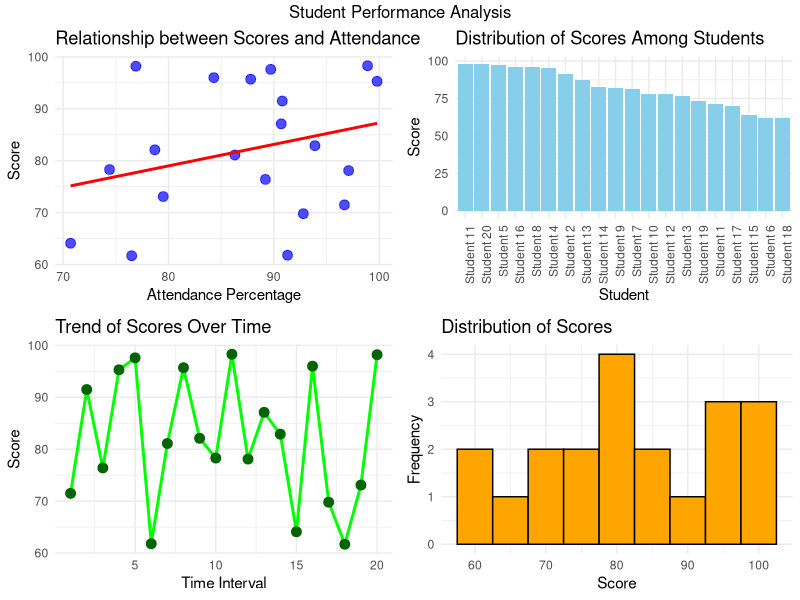

Here is the R script that generated this plot:
# Load necessary libraries
library(ggplot2)
library(gridExtra)

# Prepare example data
set.seed(123)  # For reproducibility
student_data <- data.frame(
  Name = paste("Student", 1:20),
  Score = round(runif(20, 60, 100), 1),
  Attendance = round(runif(20, 70, 100), 1),
  Time = 1:20  # Assuming scores were collected at different time intervals
)

# 1. Scatter plot: Scores vs Attendance
scatter_plot <- ggplot(student_data, aes(x = Attendance, y = Score)) +
  geom_point(color = "blue", size = 3, alpha = 0.7) +
  geom_smooth(method = "lm", color = "red", se = FALSE) +
  labs(title = "Relationship between Scores and Attendance",
       x = "Attendance Percentage", y = "Score") +
  theme_minimal()

# 2. Bar plot: Distribution of scores among students
bar_plot <- ggplot(student_data, aes(x = reorder(Name, -Score), y = Score)) +
  geom_bar(stat = "identity", fill = "skyblue") +
  labs(title = "Distribution of Scores Among Students",
       x = "Student", y = "Score") +
  theme_minimal() +
  theme(axis.text.x = element_text(angle = 90, hjust = 1))

# 3. Line plot: Trend of scores over time
line_plot <- ggplot(student_data, aes(x = Time, y = Score)) +
  geom_line(color = "green", size = 1) +
  geom_point(color = "darkgreen", size = 3) +
  labs(title = "Trend of Scores Over Time",
       x = "Time Interval", y = "Score") +
  theme_minimal()

# 4. Histogram: Distribution of scores
histogram_plot <- ggplot(student_data, aes(x = Score)) +
  geom_histogram(binwidth = 5, fill = "orange", color = "black") +
  labs(title = "Distribution of Scores",
       x = "Score", y = "Frequency") +
  theme_minimal()

# Arrange plots in a 2x2 grid
grid.arrange(scatter_plot, bar_plot, line_plot, histogram_plot, 
             ncol = 2, nrow = 2,
             top = "Student Performance Analysis")

